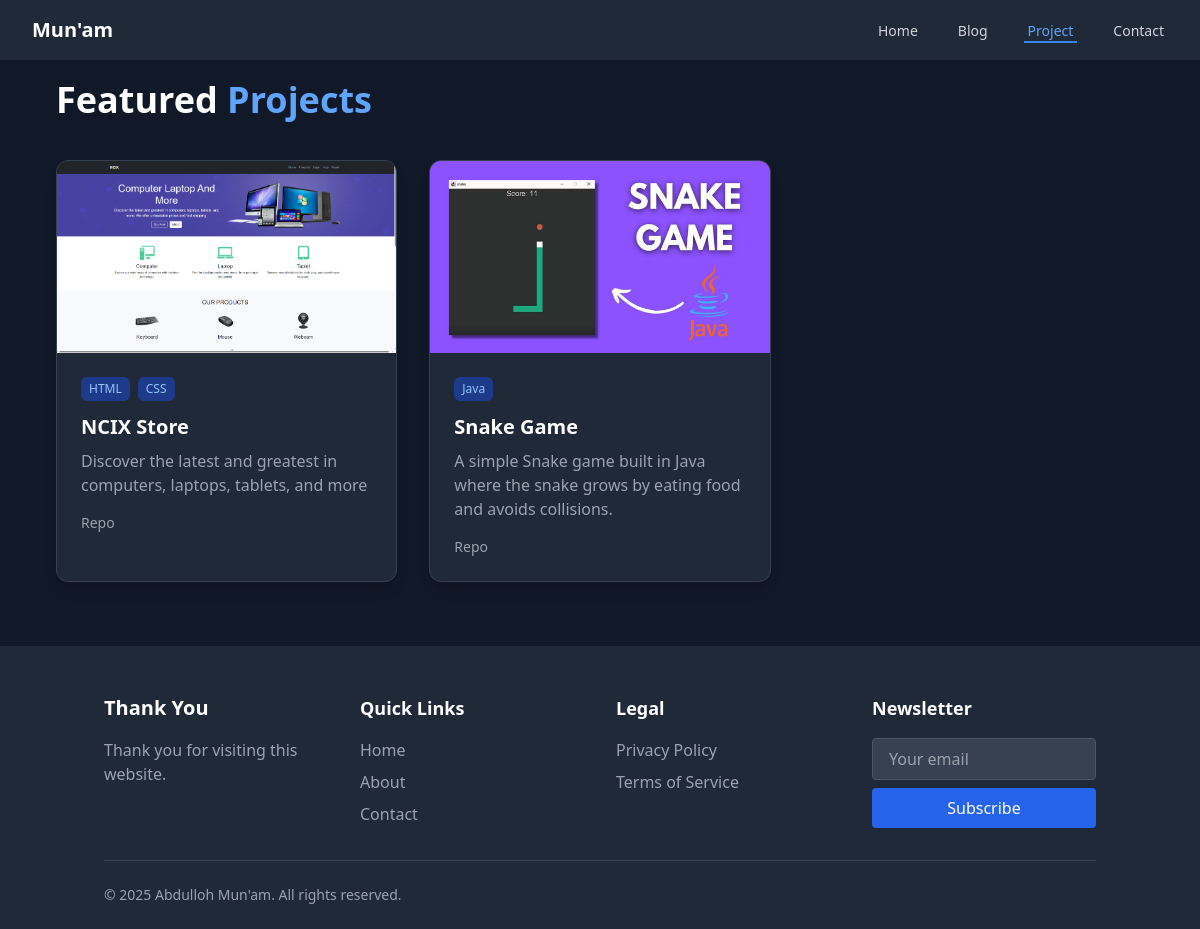
The app's page /project/ with its own data.
### blog/models.py (models this page shows, shortened)
class Project(models.Model):
    title = models.CharField(max_length=100)
    description = models.TextField()
    image = models.ImageField(upload_to='project-thumbnail/')
    alt_text = models.CharField(max_length=100, blank=True, default="")  # default ditambahkan
    technologies = models.CharField(max_length=200, help_text="Comma separated, e.g. HTML,CSS", default="")
    detail_url = models.URLField(blank=True, default="")
    repo_url = models.URLField(blank=True, default="")
    demo_url = models.URLField(blank=True, default="")
    created_at = models.DateField(auto_now_add=True)
    def tech_list(self):
        return [tech.strip() for tech in self.technologies.split(',') if tech.strip()]

### blog/views.py (the view)
# urls.py: path('project/', views.project_list, name='project_list'),
def project_list(request):
    projects = Project.objects.all()
    return render(request, 'blog/project.html', {'projects': projects})

### blog/templates/blog/project.html (shortened to what this page needs)
{% extends "blog/base.html" %}
{% block content %}
{% load static %}
<section class="pb-16 pt-20 bg-gray-900" id="projects">
  <div class="max-w-6xl mx-auto px-4 sm:px-6 lg:px-8">
    <div class="mb-10">
      <h2 class="text-3xl md:text-4xl font-bold text-white mb-4">
        Featured <span class="text-blue-400">Projects</span>
      </h2>
    </div>
    <div class="grid grid-cols-1 md:grid-cols-2 lg:grid-cols-3 gap-8">
      {% for project in projects %}
      <div class="group relative overflow-hidden rounded-xl shadow-lg hover:shadow-2xl transition-all duration-300 border border-gray-700 bg-gray-800">
        <div class="h-48 overflow-hidden">
          <img src="{{ project.image.url }}" alt="{{ project.alt_text }}" class="w-full h-full object-cover group-hover:scale-105 transition duration-500">
        </div>
        <div class="p-6">
          <div class="flex items-center gap-2 mb-3">
            {% for tech in project.tech_list %}
            <span class="px-2 py-1 bg-blue-900 text-blue-300 text-xs font-medium rounded-md">{{ tech }}</span>
            {% endfor %}
          </div>
          <h3 class="text-xl font-bold text-white mb-2">{{ project.title }}</h3>
          <p class="text-gray-400 mb-4">{{ project.description }}</p>
          <div class="flex justify-between items-center gap-2">
            {% if project.repo_url %}
            <a href="{{ project.repo_url }}"
               class="text-sm font-medium text-gray-400 hover:text-gray-300 hover:underline transition duration-150 cursor-pointer"
               target="_blank">
              Repo
            </a>
            {% endif %}
          </div>
        </div>
      </div>
      {% empty %}
      <div class="col-span-3 text-center text-gray-400 py-12">
        No projects found.
      </div>
      {% endfor %}
    </div>
  </div>
</section>
{% endblock content %}

### records on screen
Project: image (picture), tech_list "HTML" "CSS", title "NCIX Store", description "Discover the latest and greatest in computers, laptops, tablets, and more"
Project: image (picture), tech_list "Java", title "Snake Game", description "A simple Snake game built in Java where the snake grows by eating food and avoids collisions."
